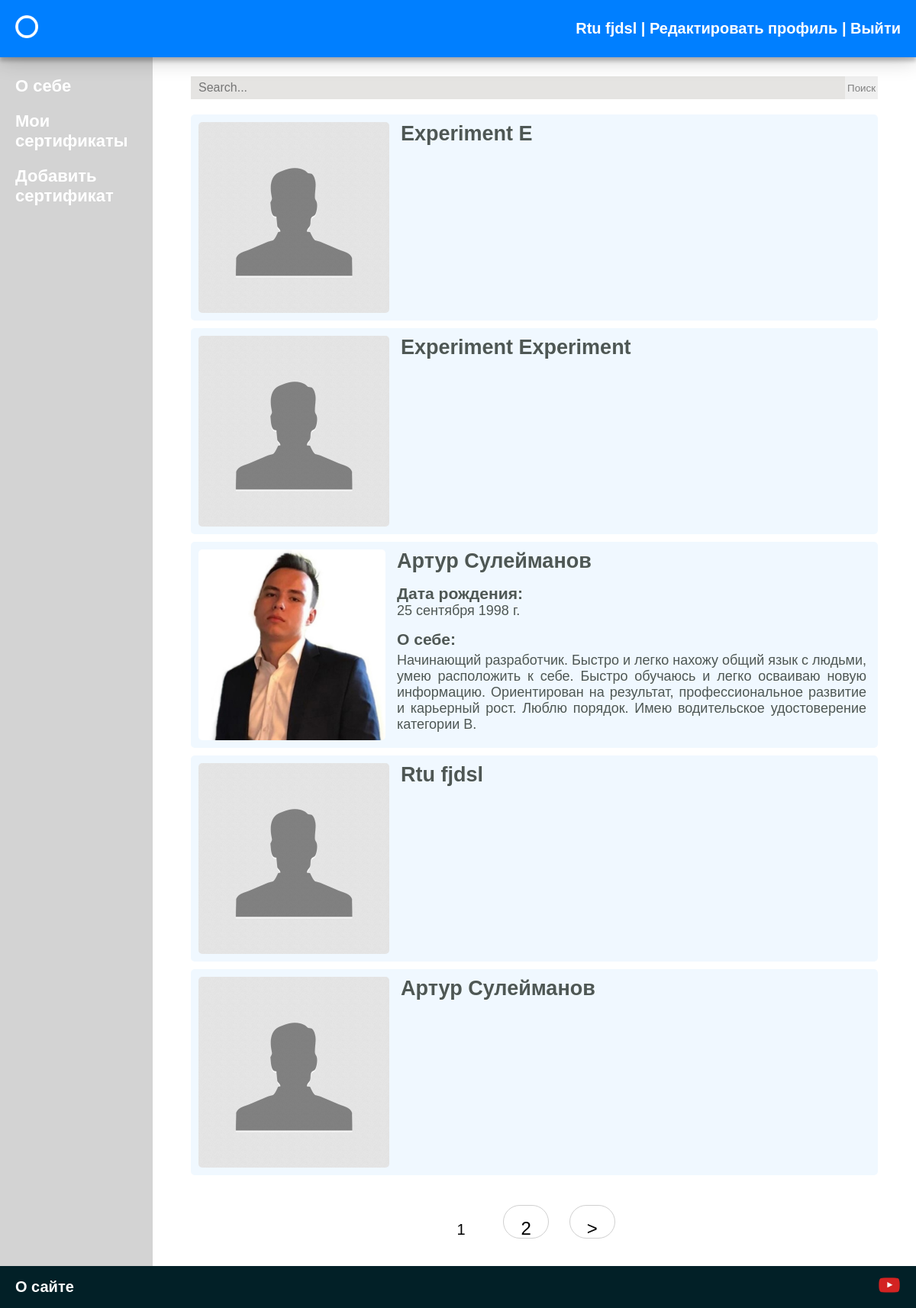
The app's page /search/ (signed in) with its own data.
### myres/models.py (models this page shows, shortened)
class Myres(models.Model):
    user = models.OneToOneField(User, null=True, on_delete= models.CASCADE, related_name='profile')
    name = models.TextField(max_length=254, null=True)
    surname = models.TextField(max_length=254, null=True)
    about_me = models.TextField(blank = True)
    birthday = models.DateField(auto_now=False, auto_now_add=False, null=True, blank = True)
    mobile_number = PhoneNumberField(null = True, blank = True)
    email = models.EmailField(max_length=254, null=True)
    hobby = models.TextField(blank = True)
    education = models.TextField(blank = True)
    working_experience = models.TextField(blank = True)
    skills = models.TextField(blank = True)
    photo = models.ImageField(upload_to='photos/%Y/%m/%d/', blank = True)
    slug = models.SlugField(null = True, max_length=255, unique=True, db_index=True)
    time_create = models.DateTimeField(auto_now_add=True, verbose_name="Время создания",  null=True)

### myres/views.py (the view)
# urls.py: path('search/', SearchResultsView.as_view(), name = 'search')
class SearchResultsView(ListView):
    paginate_by = 5
    model = Myres
    template_name = 'myres/home.html'
    context_object_name = 'posts'
    def get_queryset(self):
        query = self.request.GET.get('q')
        if not query:
            return Myres.objects.order_by('-time_create')
        object_list = Myres.objects.filter(
            Q(name__icontains=query) | Q(surname__icontains=query)
        ).order_by('-time_create')
        return object_list
    def get_context_data(self, *, object_list=None, **kwargs):
        context = super().get_context_data(**kwargs)
        context['title'] = 'Результаты поиска'
        return context

### myres/templates/myres/home.html
{% extends 'myres/show_posts_page.html' %}
{% load cache %}
        {% block page_with_posts %}
<div class="search" style = 'width: 100%; margin-bottom: 20px;'>
<form action="{% url 'search' %}" method="get">
  <input name="q" type="text" placeholder="Search..." style = 'width:100%; border:0; border-radius: 0px;' class="input-form">
    <button name="page" class="search-button" type="submit" style="border: 0; border-radius: 0px; color:#808080;">Поиск</button>
</form>
    </div>
{% for p in posts %}
<a href="/profile/{{ p.slug }}">
    <div class=user-post style="margin-bottom: 10px;">
        <img src="{{ p.photo.url }}" style="object-fit:cover; width:250px; height:250px; border-radius: 5px;"/>
        <div class=name-surname>
            <h2 style="margin-bottom: 15px;">{{ p.name }} {{ p.surname }}</h2>
            {% if p.birthday %}
            <p><h3>Дата рождения:</h3> {{ p.birthday }}</p>
            {% endif %}
             {% if p.about_me %}
            <h3 style="margin-top: 15px; margin-bottom: 5px;">O cебе:</h3>
           <p>{{p.about_me|linebreaks}}</p>
            {% endif %}
        </div>
    </div>
</a>
{% endfor %}
{% endblock %}

### myres/templates/myres/base.html (shortened to what this page needs)
{% load static %}
<!doctype html>
<html lang="en">
<head>
    <link type="text/css" href="{% static 'myres/css/styles.css' %}" rel="stylesheet"/>
    <link rel="stylesheet" href="https://unpkg.com/flexboxgrid2@7.2.1/flexboxgrid2.css">
</head>
<body>
<div class = 'main-head'>
<div class="header">
    <div class=left><a href="{% url 'home' %}"><img src='{% static "myres/images/logo.png" %} ' width="30px"></a></div>
    <div class="log">
        {% if request.user.is_authenticated %}
        <div class="right"><a class=whiteref href="/profile/{{ user.username }}">{{ user.first_name }} {{ user.last_name }}</a> |
            <a class=whiteref href="/edit_pro/{{ user.username }}">Редактировать профиль</a> |
            <a href="{% url 'logout' %}" class=whiteref>Выйти</a></div>
        {% else %}
        <div class="right"><a class=whiteref href="{% url 'registration' %}">Регистрация</a> |
            <a href="{% url 'autentification' %}" class=whiteref>Войти</a></div>
        {% endif %}
    </div>
</div>
</div>
<div class=main>
    <div class="sidebar">
        <div class=sidebar-refs>
            {% if request.user.is_authenticated %}
            <div class=my><a href="/edit_inf/{{ user.username }}" class=whiteref>О себе</a></div>
            <div class=my><a href="/certificates/{{ user.pk }}" class=whiteref>Мои сертификаты</a></div>
            <div class=my><a href="{% url 'add_certificate' %}" class=whiteref>Добавить сертификат</a></div>
            {% endif %}
        </div>
        <a href="#anchor" style="height: calc(100% - 200px); background: blue;">
            <div style="height: calc(100% - 200px);"></div>
        </a>
    </div>
    <div class="content">
        {% block title %}
        {% endblock %}
    </div>
</div>
<div class = main-about>
<div class=about>
    <a href="{% url 'about' %}" class="left whiteref">О сайте</a><a href='https://www.youtube.com/' target="_blank"
                                                                    class=right><img
        src='{% static "myres/images/icon_youtube.png" %} ' width="30px"></a>
</div>
</div>
</body>
</html>

### myres/static/myres/css/styles.css (style rules this page uses)
* { margin:0; padding:0; box-sizing: border-box; }
html { height: 100%; }
body { height: 100%; background: #E5E4E2; }
.header { z-index: 100; display: flex; justify-content: space-between; align-items: center; padding: 20px; color: white; margin-left:auto; margin-right:auto; text-decoration: none; font-family: sans-serif; font-size: 20px; font-weight: 700; top: 0; width: 100%; max-width: 1240px; }
.main-head { z-index: 100; position: fixed; width: 100%; background: #007FFF; box-shadow: 0 2px 28px rgba(0,0,0,0.25), 0 5px 5px rgba(0,0,0,0.22); }
.header a { color: white; text-decoration: none; }
.main-about { width: 100%; display: flex; justify-content: center; background: #022027; }
.about { max-width: 1240px; width: 100%; display: flex; justify-content: space-between; align-items: center; padding-left: 20px; padding-right: 20px; padding-top: 10px; padding-bottom: 10px; }
.about a { color: white; text-decoration: none; font-family: sans-serif; font-size: 20px; font-weight: 700; }
.sidebar { padding: 20px; padding-top: 100px; height: auto; width: 200px; background: lightgrey; }
.sidebar a { color: white; text-decoration: none; font-family: sans-serif; font-size: 22px; font-weight: 700; }
.sidebar-refs { height: 200px; }
.main { background: white; max-width: 1240px; display: flex; justify-content: space-between; height: auto; min-height: calc(100% - 50px); margin-left:auto; margin-right:auto; }
.content { height: auto; width: calc(100% - 200px); padding-top: 100px; padding-left: 50px; padding-right: 50px; padding-bottom: 20px; color: black; font-family: sans-serif; font-size: 18px; }
.input-form { border-width:1px; width: 270px; height: 30px; border-radius: 5px; font-size: 16px; border-color: lightgrey; padding: 10px; background: #E5E4E2; }
form { display: flex; justify-content: center; }
.my { margin-bottom: 20px; }
.user-post { display: flex; justify-content: left; width: 100%; background: #F0F8FF; text-decoration: none; padding: 10px; border-radius: 5px; transition: background 0.3s ease-in; position: relative; }
.name-surname { text-align:justify; max-width: calc(100% - 250px); padding-left: 15px; padding-top: 0px; color: #4E5754; position: relative; word-wrap: break-word; margin-right: 5px; }
a { text-decoration: none; }
.search-button { padding: 3px; transition: background 0.3s ease-in; }

### records on screen
Myres: photo (placeholder picture), name "Experiment", surname "E"
Myres: photo (placeholder picture), name "Experiment", surname "Experiment"
Myres: photo (picture), name "Артур", surname "Сулейманов", birthday "25 сентября 1998 г.", about_me "Начинающий разработчик. Быстро и легко нахожу общий язык с людьми, умею расположить к себе. Быстро обучаюсь и легко осваиваю новую информацию. Ориентирован на результат, профессиональное развитие и карьерный рост. Люблю порядок. Имею водительское удостоверение категории B."
Myres: photo (placeholder picture), name "Rtu", surname "fjdsl"
Myres: photo (placeholder picture), name "Артур", surname "Сулейманов"

### other values on screen
{{ user.first_name }} "Rtu"
{{ user.last_name }} "fjdsl"
{{ p }} "1"
{{ p }} "2"
